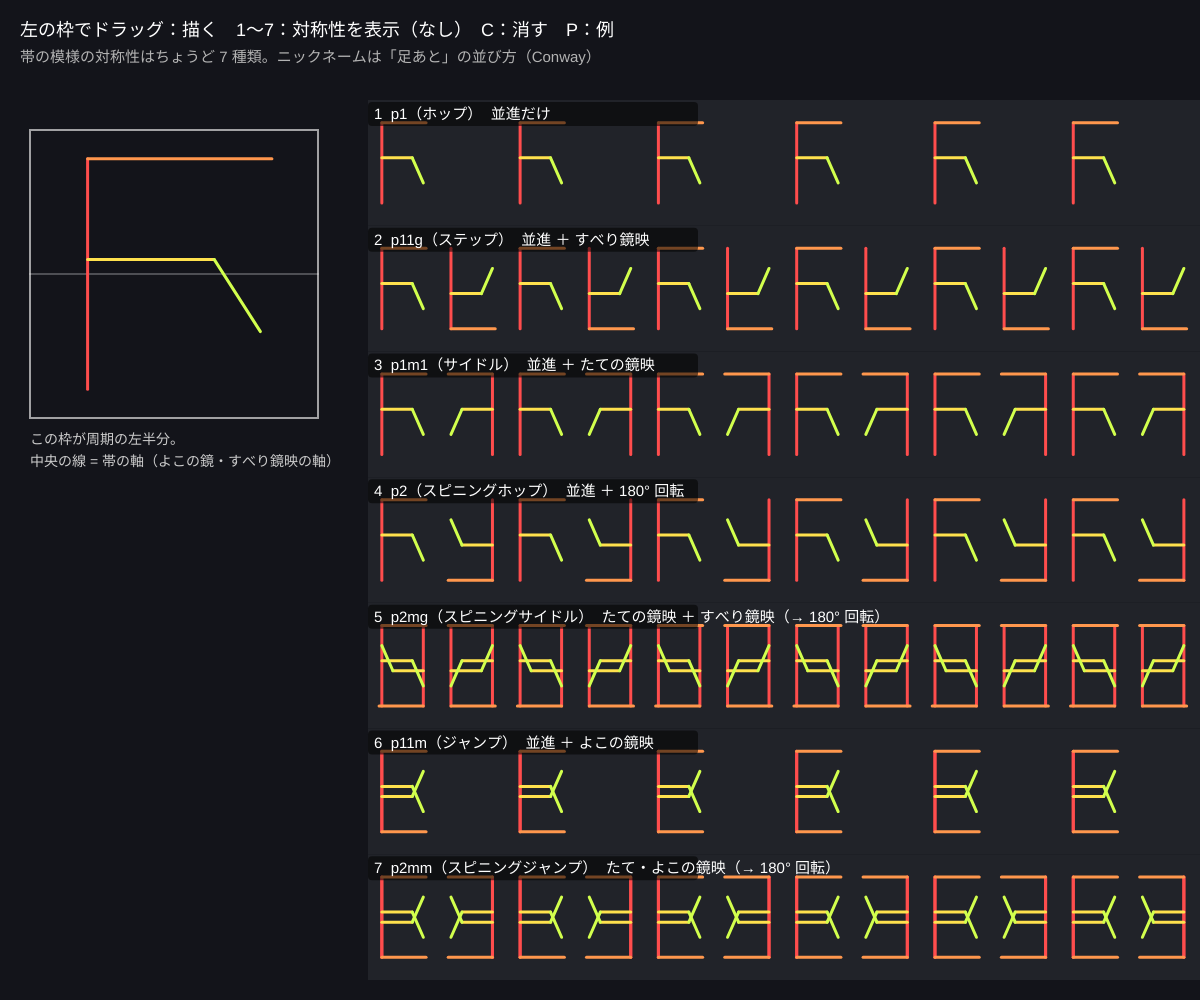
Frame 1 (no input)
Frame 60 (no input): identical to frame 1, image omitted
Frame 120 (the mouse pressed at the canvas centre since frame 60): identical to frame 1, image omitted

The p5.js sketch that drew this single still picture (run headless with seeded random() and noise() and a simulated clock; from frame 60 on, the mouse is pressed at the canvas centre):

// p5.js sketch
// ── sketch.js
// ============================================
// 09 フリーズ群（7 種類）
// 帯（フリーズ）状にくり返す模様の対称性は、ちょうど 7 種類しかない
//   並進に、鏡映（たて・よこ）、180° 回転、すべり鏡映をどう組み合わせるかで決まる
// 左の枠の中でドラッグ = 模様を描く / 1〜7 = その帯の対称性（鏡・回転の中心）を表示 / C = 消す / P = 例の模様
// ============================================

// ★ 7 つのフリーズ群：周期 1 の中のコピー（x' = a x + e, y' = d y）と名前
const FRIEZE = [
  { name: 'p1', nick: 'ホップ', gens: '並進だけ', maps: [[1, 1, 0]] },
  { name: 'p11g', nick: 'ステップ', gens: '並進 ＋ すべり鏡映', maps: [[1, 1, 0], [1, -1, 0.5]] },
  { name: 'p1m1', nick: 'サイドル', gens: '並進 ＋ たての鏡映', maps: [[1, 1, 0], [-1, 1, 0]] },
  { name: 'p2', nick: 'スピニングホップ', gens: '並進 ＋ 180° 回転', maps: [[1, 1, 0], [-1, -1, 0]] },
  { name: 'p2mg', nick: 'スピニングサイドル', gens: 'たての鏡映 ＋ すべり鏡映（→ 180° 回転）', maps: [[1, 1, 0], [-1, 1, 0], [1, -1, 0.5], [-1, -1, 0.5]] },
  { name: 'p11m', nick: 'ジャンプ', gens: '並進 ＋ よこの鏡映', maps: [[1, 1, 0], [1, -1, 0]] },
  { name: 'p2mm', nick: 'スピニングジャンプ', gens: 'たて・よこの鏡映（→ 180° 回転）', maps: [[1, 1, 0], [-1, 1, 0], [1, -1, 0], [-1, -1, 0]] },
];
let segs = [];           // 模様の線分（x: 0〜0.5, y: -0.5〜0.5 の座標）
let layer;               // 7 本の帯を描いておく層
let sel = -1;            // 対称性を表示する帯
let hueNow = 0;
let pad, stripX, stripH, period;

function setup() {
  createCanvas(windowWidth, windowHeight);
  colorMode(HSB, 360, 100, 100, 100);
  layout();
  preset();
}
function layout() {
  pad = { x: 30, y: 130, s: min(width * 0.24, height * 0.5) };
  stripX = pad.x + pad.s + 50;
  stripH = (height - 120) / 7;
  period = stripH * 1.1;    // ★ 周期の長さ（px）
  layer = createGraphics(width - stripX, height - 100);
  layer.colorMode(HSB, 360, 100, 100, 100);
}

// 例：「F」に似た非対称な模様
function preset() {
  segs = [];
  let add = (a, b, c, d) => { segs.push([a, b, c, d, hueNow]); hueNow += 25; };
  add(0.1, 0.4, 0.1, -0.4); add(0.1, -0.4, 0.42, -0.4); add(0.1, -0.05, 0.32, -0.05); add(0.32, -0.05, 0.4, 0.2);
  redrawAll();
}

function redrawAll() {
  layer.clear();
  for (let i = 0; i < 7; i++) {
    layer.noStroke(); layer.fill(i % 2 ? 220 : 225, 20, 16);
    layer.rect(0, i * stripH, layer.width, stripH);
  }
  for (let s of segs) drawSeg(s);
}

// 線分 1 本を 7 本の帯すべてに描く
function drawSeg(s) {
  layer.strokeWeight(3);
  layer.stroke(s[4] % 360, 70, 100);
  let sc = stripH * 0.8;
  for (let i = 0; i < 7; i++) {
    let cy = i * stripH + stripH / 2;
    for (let t of FRIEZE[i].maps) for (let k = -1; k * period < layer.width + period; k++) {
      let X = (x) => (t[0] * x + t[2] + k) * period, Y = (y) => cy + t[1] * y * sc;
      layer.line(X(s[0]), Y(s[1]), X(s[2]), Y(s[3]));
    }
  }
}

function draw() {
  background(230, 25, 10);
  image(layer, stripX, 100);
  // 左：描く枠（x は 0〜0.5、真ん中の線が帯の軸）
  noFill(); stroke(0, 0, 100, 60); strokeWeight(2);
  rect(pad.x, pad.y, pad.s, pad.s);
  stroke(0, 0, 100, 25); line(pad.x, pad.y + pad.s / 2, pad.x + pad.s, pad.y + pad.s / 2);
  for (let s of segs) {
    stroke(s[4] % 360, 70, 100); strokeWeight(3);
    line(pad.x + s[0] * 2 * pad.s, pad.y + (s[1] + 0.5) * pad.s, pad.x + s[2] * 2 * pad.s, pad.y + (s[3] + 0.5) * pad.s);
  }
  // 帯の名前
  for (let i = 0; i < 7; i++) {
    let y = 100 + i * stripH;
    noStroke(); fill(0, 0, 0, 55);
    rect(stripX, y + 2, 330, 24, 4);
    fill(i === sel ? color(50, 80, 100) : color(0, 0, 100)); textSize(15);
    text((i + 1) + '  ' + FRIEZE[i].name + '（' + FRIEZE[i].nick + '）  ' + FRIEZE[i].gens, stripX + 6, y + 19);
  }
  if (sel >= 0) drawSymmetry(sel);

  noStroke(); fill(0, 0, 100); textSize(18);
  text('左の枠でドラッグ：描く　1〜7：対称性を表示（' + (sel >= 0 ? FRIEZE[sel].name : 'なし') + '）　C：消す　P：例', 20, 36);
  fill(0, 0, 70); textSize(15);
  text('帯の模様の対称性はちょうど 7 種類。ニックネームは「足あと」の並び方（Conway）', 20, 62);
  fill(0, 0, 80); textSize(14);
  text('この枠が周期の左半分。', pad.x, pad.y + pad.s + 26);
  text('中央の線 = 帯の軸（よこの鏡・すべり鏡映の軸）', pad.x, pad.y + pad.s + 48);
}

// えらんだ帯の上に、鏡（実線）・すべり鏡映の軸（点線）・回転の中心（◆）を描く
function drawSymmetry(i) {
  let cy = 100 + i * stripH + stripH / 2, maps = FRIEZE[i].maps;
  let has = (a, d, e) => maps.some((t) => t[0] === a && t[1] === d && t[2] === e);
  strokeWeight(2);
  if (has(1, -1, 0)) { stroke(50, 90, 100); line(stripX, cy, width, cy); }
  if (has(1, -1, 0.5)) { stroke(50, 90, 100); drawingContext.setLineDash([10, 8]); line(stripX, cy, width, cy); drawingContext.setLineDash([]); }
  for (let k = 0; stripX + k * period / 2 < width; k++) {
    let x = stripX + (k * period) / 2;
    if (has(-1, 1, 0)) { stroke(170, 80, 100); line(x, cy - stripH / 2, x, cy + stripH / 2); }
    let rot = has(-1, -1, 0) ? 0 : has(-1, -1, 0.5) ? 0.25 : -1;
    if (rot >= 0) {
      let rx = stripX + (k * 0.5 + rot) * period;
      noStroke(); fill(330, 80, 100);
      quad(rx, cy - 7, rx + 7, cy, rx, cy + 7, rx - 7, cy);
    }
  }
}

function mouseDragged() {
  if (mouseX < pad.x || mouseX > pad.x + pad.s || mouseY < pad.y || mouseY > pad.y + pad.s) return;
  if (Math.hypot(mouseX - pmouseX, mouseY - pmouseY) < 2 || segs.length > 2000) return;
  let f = (x, y) => [(x - pad.x) / pad.s / 2, (y - pad.y) / pad.s - 0.5];
  let s = [...f(pmouseX, pmouseY), ...f(mouseX, mouseY), hueNow];
  hueNow += 2;
  segs.push(s);
  drawSeg(s);
}

function keyPressed() {
  if (key >= '1' && key <= '7' && key.length === 1) sel = sel === +key - 1 ? -1 : +key - 1;
  if (key === 'c' || key === 'C') { segs = []; redrawAll(); }
  if (key === 'p' || key === 'P') preset();
  return false;
}
function windowResized() { resizeCanvas(windowWidth, windowHeight); layout(); redrawAll(); }

// ---------- やってみよう ----------
// 1. 「F」の模様で 7 本を見比べ、それぞれ F がどう並んでいるか言葉で説明しよう
// 2. 左右対称な模様（例：「A」）を描くと、いくつかの帯が同じに見える。なぜ？
// 3. 身のまわりの帯模様（ふすま、着物、建物の飾り）は 7 種類のどれ？
// 4. 2 つの鏡映を合わせると 180° 回転になる（p2mm の ◆）。1〜7 で確かめよう
